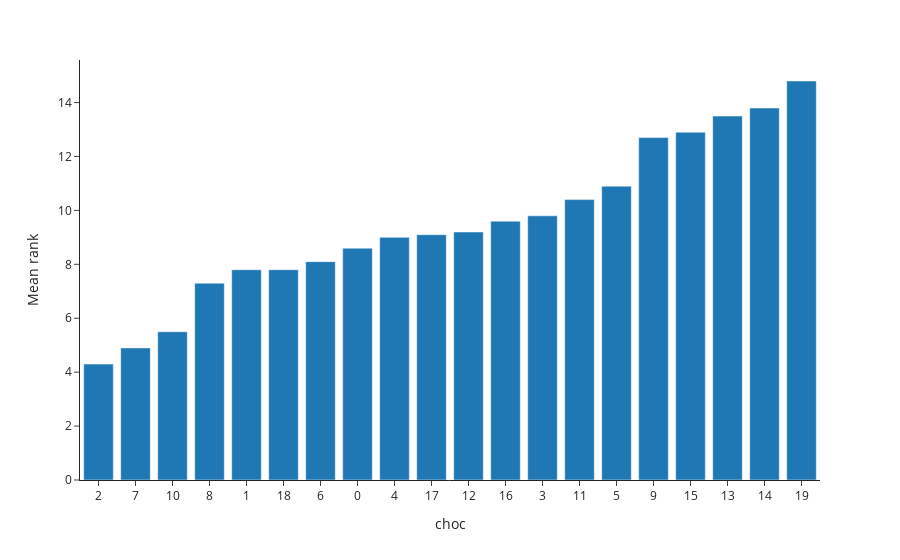

Notebook code for this chart:
### Code cell
vizrank.plot_rank_means(rank_prior_df)

### Figure 1 — Plotly figure (JSON) as saved in the notebook; plotly's stock layout.template omitted (floating-point values rounded to 4 significant figures)
{"data": [{"alignmentgroup": "True", "hovertemplate": "choc=%{x}<br>rank=%{y}<extra></extra>", "legendgroup": "", "marker": {"color": "#1F77B4", "pattern": {"shape": ""}}, "name": "", "offsetgroup": "", "orientation": "v", "showlegend": false, "textposition": "auto", "type": "bar", "x": ["2", "7", "10", "8", "1", "18", "6", "0", "4", "17", "12", "16", "3", "11", "5", "9", "15", "13", "14", "19"], "xaxis": "x", "y": [4.3, 4.9, 5.5, 7.3, 7.8, 7.8, 8.1, 8.6, 9, 9.1, 9.2, 9.6, 9.8, 10.4, 10.9, 12.7, 12.9, 13.5, 13.8, 14.8], "yaxis": "y"}], "layout": {"barmode": "relative", "legend": {"tracegroupgap": 0}, "margin": {"t": 60}, "showlegend": false, "xaxis": {"anchor": "y", "domain": [0, 1], "title": {"text": "choc"}}, "yaxis": {"anchor": "x", "domain": [0, 1], "title": {"text": "Mean rank"}}}}
